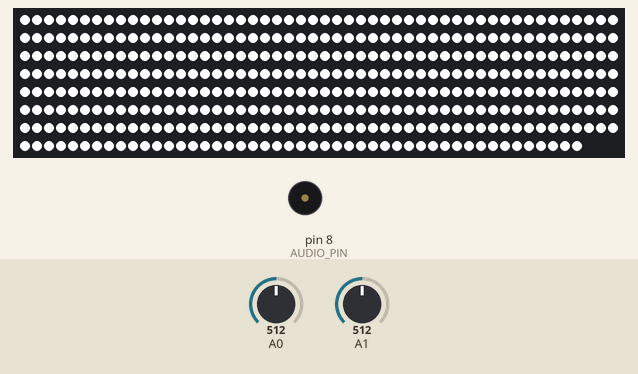
This program was run on a simulated Arduino Uno, built for the host (arithmetic inside an expression is 32-bit, double 64-bit). Parts: 397 RGB LEDs in strip order, left to right, continuing on the next row, buzzer (waves = sounding). Wiring (inferred from the names in the program): WS2812 LEDs: data pin 19. Inputs (shaded band) come from the test bench; at power-on: A0 = 512, A1 = 512. Random numbers use the default seed unless the program sets one.

Above: at 0.2 s.
Timing chart, 0 to 22.0 s (numbered marks = the images above):
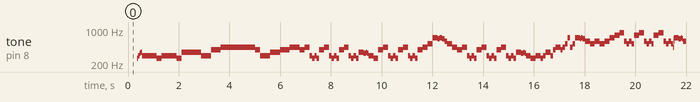

Measured:
- by itself, tone on pin 8 (AUDIO_PIN): plays 261 Hz for 0.05 s, 293 Hz for 0.05 s, 329 Hz for 0.05 s, 349 Hz for 0.05 s, 293 Hz for 0.58 s, 261 Hz for 0.19 s … (136 notes in this stretch)

The program:

main.cpp
```cpp
#include <Arduino.h>
#include <SPI.h>
#include <Wire.h>

#include "audio_engine.h"
#include "display.h"
#include "paddle.h"
#include "ball.h"
#include "score.h"

#define USE_TIMER_1 true
#include "TimerInterrupt.h"

uint8_t display_back_buffer[BACK_BUFFER_SIZE];

AudioEngine audio_engine;
Display display(display_back_buffer);

Paddle p1(4);
Paddle p2(SCREEN_WIDTH - 4 - PADDLE_WIDTH);
Ball ball;
Score score;

GameState game_state;

void audio_thread()
{
    audio_engine.tick();
}

void setup()
{
    display.begin();
    score.init(display);

    p1.init(A0, 0  , 1022);
    p2.init(A1, 125, 1022);

    game_state.p1 = &p1;
    game_state.p2 = &p2;
    game_state.score = &score;

    audio_engine.start();

    ITimer1.init();
    ITimer1.attachInterrupt(1000, audio_thread);
}

void loop()
{
    // Target 120Hz
    int const target_frametime_us = 8333;
    int frame_start_us = micros();

    p1.tick();
    p2.tick();
    ball.update(game_state, display);

    ball.draw(display);
    p1.draw(display);
    p2.draw(display);

    display.flush();

    int elapsed_us = micros() - frame_start_us;
    if (elapsed_us < target_frametime_us)
    {
        delayMicroseconds(target_frametime_us - elapsed_us);
    }
}
```

audio_engine.h
```cpp
#pragma once

#include <inttypes.h>

#define AUDIO_PIN 8

class AudioEngine
{
public:
    void start();
    void tick();

private:
    void play_tone(uint16_t frequency);

    uint16_t decompress_frequency(int note_index) const;
    uint16_t decompress_duration(int note_index) const;

    uint16_t decompress(const uint8_t* buffer, uint32_t bitIndex, uint8_t numBits) const;

    int _curr_note_index;
    long _curr_note_remaining;
    long _last_tick;
};
```

ball.h
```cpp
#include <inttypes.h>

#include "game_state.h"

class Display;
class Score;

class Ball
{
public:
    Ball();

    void update(GameState& game_state, Display& display);
    void draw(Display& display);

private:
    void init();

    float _x;
    float _y;
    float _speed_x;
    float _speed_y;

    uint8_t _x_old;
    uint8_t _y_old;
};
```

display.h
```cpp
#pragma once

#include <Arduino.h>

#define SCREEN_WIDTH    128
#define SCREEN_HEIGHT   64
#define YELLOW_HEIGHT   16
#define YELLOW_START    0
#define BLUE_HEIGHT     48
#define BLUE_START      16

#define OLED_RESET      -1
#define OLED_ADDR       0x3C

#define BACK_BUFFER_SIZE ((SCREEN_WIDTH * SCREEN_HEIGHT / 8) + 1)

class Display
{
public:
    Display(uint8_t* back_buffer);

    void begin();

    void flush();
    void clear();

    void print(uint8_t x, uint8_t y, const char* str);
    void print_char(uint8_t x, uint8_t y, char c);
    void write_pixel(uint8_t x, uint8_t y, bool high);
    void fill_rect(uint8_t x, uint8_t y, uint8_t width, uint8_t height, bool high);

private:
    void i2c_write(const uint8_t* data, int len);

    uint8_t* _full_buffer;
    uint8_t* _data_buffer;
};
```

display_cmds.h
```cpp
// Commands taken from the AdaFruit library
// https://github.com/adafruit/Adafruit_SSD1306/tree/master

#pragma once

#define CMD_START 0x00
#define CMD_MEMORYMODE 0x20
#define CMD_COLUMNADDR 0x21
#define CMD_PAGEADDR 0x22
#define CMD_SETCONTRAST 0x81
#define CMD_CHARGEPUMP 0x8D
#define CMD_SEGREMAP 0xA0
#define CMD_DISPLAYALLON_RESUME 0xA4
#define CMD_DISPLAYALLON 0xA5
#define CMD_NORMALDISPLAY 0xA6
#define CMD_INVERTDISPLAY 0xA7
#define CMD_SETMULTIPLEX 0xA8
#define CMD_DISPLAYOFF 0xAE
#define CMD_DISPLAYON 0xAF
#define CMD_COMSCANINC 0xC0
#define CMD_COMSCANDEC 0xC8
#define CMD_SETDISPLAYOFFSET 0xD3
#define CMD_SETDISPLAYCLOCKDIV 0xD5
#define CMD_SETPRECHARGE 0xD9
#define CMD_SETCOMPINS 0xDA
#define CMD_SETVCOMDETECT 0xDB

#define CMD_SETLOWCOLUMN 0x00
#define CMD_SETHIGHCOLUMN 0x10
#define CMD_SETSTARTLINE 0x40

#define CMD_EXTERNALVCC 0x01
#define CMD_SWITCHCAPVCC 0x02

#define CMD_RIGHT_HORIZONTAL_SCROLL 0x26
#define CMD_LEFT_HORIZONTAL_SCROLL 0x27
#define CMD_VERTICAL_AND_RIGHT_HORIZONTAL_SCROLL 0x29
#define CMD_VERTICAL_AND_LEFT_HORIZONTAL_SCROLL 0x2A
#define CMD_DEACTIVATE_SCROLL 0x2E
#define CMD_ACTIVATE_SCROLL 0x2F
#define CMD_SET_VERTICAL_SCROLL_AREA 0xA3
```

fast_i2c.h
```cpp
// Based off the following experiment
// https://github.com/bitbank2/oled_turbo

#pragma once

#include <inttypes.h>

#define I2CPORT PORTC
#define I2CDDR DDRC

// Pin or port numbers for SDA and SCL
#define BB_SDA 4
#define BB_SCL 5

namespace fast_i2c
{
    void begin(uint8_t addr);
    void end();
    void write(const uint8_t* data, int len);

    void byte_out(uint8_t byte);
}
```

game_state.h
```cpp
struct GameState
{
    class Paddle* p1;
    class Paddle* p2;
    class Score* score;
};
```

paddle.h
```cpp
#include <inttypes.h>

#define PADDLE_HEIGHT 13
#define PADDLE_WIDTH 3

#define STABILIZE_WINDOW 2
#define STABILIZE_LENGTH 5

class Display;

class Paddle
{
public:
    Paddle(int8_t x);

    void init(uint8_t pot_pin, uint16_t pot_min, uint16_t pot_max);

    void tick();
    void draw(Display& display);

    int8_t get_x() const { return _x; }
    int8_t get_y() const { return _y; }

private:
    void set_y(int8_t y);
    void move_y(int8_t y_delta);

    float _pot_mul;
    uint16_t _pot_min;
    uint8_t _pot_pin;
    uint8_t _stabilize_frames;

    int8_t _x;
    int8_t _y;
    int8_t _y_old;
};
```

score.h
```cpp
#include <inttypes.h>

class Display;

#define MAX_DIGITS 3
#define MAX_SCORE 999

class Score
{
public:
    void init(Display& display);

    void inc_p1(Display& display);
    void inc_p2(Display& display);

private:
    // Decomposes number into reverse stack of digits
    // i.e 15 --> [5, 1, 0]
    void get_digits_rv(uint16_t score_in, uint8_t digits_rv_out[MAX_DIGITS], uint8_t& num_out);
    void write_digits(Display& display, uint8_t start, uint8_t digits_rv[MAX_DIGITS], uint8_t num_digits);

    uint16_t _p1_score;
    uint16_t _p2_score;
};
```

utils.h
```cpp
#pragma once

#include <inttypes.h>

#define CONCAT_(prefix, suffix) prefix##suffix
#define CONCAT(prefix, suffix) CONCAT_(prefix, suffix)
#define UNIQUE_VAR(prefix) CONCAT(prefix##_, __LINE__)

namespace utils
{
    void divmod10(uint32_t in, uint32_t &div, uint8_t &mod) __attribute__((noinline));
}
```

audio_engine.cpp
```cpp
#include "audio_engine.h"

#include <Arduino.h>

// Include the codegen from ArduinoMIDI
#include "track_codegen.h"

void AudioEngine::start()
{
    _curr_note_index = 0;
    _curr_note_remaining = decompress_duration(0);

    const uint16_t frequency = decompress_frequency(0);
    play_tone(frequency);
}

void AudioEngine::tick()
{
    long const timeNow = millis();
    long const elapsedTime = timeNow - _last_tick;
    _curr_note_remaining -= elapsedTime;

    // Keep advacing to next note if current one is done
    if (_curr_note_remaining <= 0)
    {
        _curr_note_index++;
        if (_curr_note_index >= NUM_NOTES)
        {
            _curr_note_index = 0;
        }

        _curr_note_remaining += decompress_duration(_curr_note_index);
        const uint16_t frequency = decompress_frequency(_curr_note_index);
        play_tone(frequency);
    }

    _last_tick = timeNow;
}

void AudioEngine::play_tone(uint16_t frequency)
{
    if (frequency == 0)
    {
        noTone(AUDIO_PIN);
        digitalWrite(AUDIO_PIN, LOW);
    }
    else
    {
        tone(AUDIO_PIN, frequency);
    }
}

uint16_t AudioEngine::decompress_frequency(int note_index) const
{
    const uint32_t bitIndex = note_index * BITS_PER_SEMITONE;
    const uint32_t semitoneIndex = decompress(compressedSemitones, bitIndex, BITS_PER_SEMITONE);

    return pgm_read_word(semitoneFrequencyTable + semitoneIndex);
}

uint16_t AudioEngine::decompress_duration(int note_index) const
{
    const uint32_t bitIndex = note_index * BITS_PER_DURATION;
    const uint32_t durationIndex = decompress(compressedDurations, bitIndex, BITS_PER_DURATION);

    return pgm_read_word(durationMsTable + durationIndex);
}

uint16_t AudioEngine::decompress(const uint8_t* buffer, uint32_t bitIndex, uint8_t numBits) const
{
    uint16_t result = 0;
    uint8_t writeBit = 0;

    uint8_t remainingBits = numBits;
    uint32_t bitReadHead = bitIndex;

    while (remainingBits > 0)
    {
        uint32_t const byteToRead = bitReadHead >> 3; //  x / 8
        uint8_t const readBit = bitReadHead & 0b111; // x % 8;
        uint8_t const bitsToRead = min(8 - readBit, remainingBits);

        uint32_t const readMask = (1 << bitsToRead) - 1; // 2 ^ x - 1;
        uint32_t const fullByte = pgm_read_byte(buffer + byteToRead);
        uint32_t const extractedVal = ((fullByte >> readBit) & readMask);

        result |= (extractedVal << writeBit);

        writeBit += bitsToRead;
        remainingBits -= bitsToRead;
        bitReadHead += bitsToRead;
    }

    return result;
}
```

ball.cpp
```cpp
#include "ball.h"

#include "display.h"
#include "paddle.h"
#include "score.h"

#define BALL_WIDTH 2
#define BALL_SPEED_X 1.5f
#define BALL_SPEED_Y_MAX 1.5f
#define BALL_SPEED_INIT 0.75f

#define BALL_END_X (SCREEN_WIDTH - BALL_WIDTH)
#define BALL_END_Y (BLUE_HEIGHT - BALL_WIDTH)

#define INITIAL_X (SCREEN_WIDTH / 2 - BALL_WIDTH / 2)
#define INITIAL_y (BLUE_HEIGHT / 2 - BALL_WIDTH / 2)

Ball::Ball()
{
    init();

    _x_old = static_cast<uint8_t>(_x);
    _y_old = static_cast<uint8_t>(_y);
}

void Ball::update(GameState& game_state, Display& display)
{
    uint8_t const p1_x = game_state.p1->get_x();
    uint8_t const p1_y = game_state.p1->get_y();
    uint8_t const p2_x = game_state.p2->get_x();
    uint8_t const p2_y = game_state.p2->get_y();

    _x += _speed_x;
    _y += _speed_y;

    int8_t const x_quant = static_cast<uint8_t>(_x);
    int8_t const y_quant = static_cast<uint8_t>(_y);

    // Left wall
    if (x_quant < 0)
    {
        init();
        game_state.score->inc_p2(display);
    }
    // Left paddle
    else if (
        x_quant <= (p1_x + PADDLE_WIDTH) &&
        y_quant >= (p1_y) &&
        y_quant <= (p1_y + PADDLE_HEIGHT)
    )
    {
        _x = p1_x + PADDLE_WIDTH;
        _speed_x = BALL_SPEED_X;

        const float delta_y = (y_quant - p1_y) - PADDLE_HEIGHT / 2;
        _speed_y = delta_y * BALL_SPEED_Y_MAX / (PADDLE_HEIGHT / 2);
    }

    // Right wall
    if (x_quant > BALL_END_X)
    {
        init();
        game_state.score->inc_p1(display);
    }
    // Right paddle
    else if (
        x_quant >= (p2_x) &&
        y_quant >= (p2_y) &&
        y_quant <= (p2_y + PADDLE_HEIGHT)
    )
    {
        _x = p2_x - 1;
        _speed_x = -BALL_SPEED_X;

        const float delta_y = (y_quant - p2_y) - PADDLE_HEIGHT / 2;
        _speed_y = delta_y * BALL_SPEED_Y_MAX / (PADDLE_HEIGHT / 2);
    }

    // Top wall
    if (y_quant < 0)
    {
        _y = 0;
        _speed_y *= - 1;
    }

    // Bottom wall
    if (y_quant > BALL_END_Y)
    {
        _y = BALL_END_Y;
        _speed_y *= - 1;
    }
}

void Ball::draw(Display& display)
{
    uint8_t const x_quant = static_cast<uint8_t>(_x);
    uint8_t const y_quant = static_cast<uint8_t>(_y);

    display.fill_rect(_x_old, BLUE_START + _y_old, BALL_WIDTH, BALL_WIDTH, false);
    display.fill_rect(x_quant, BLUE_START + y_quant, BALL_WIDTH, BALL_WIDTH, true);

    _x_old = x_quant;
    _y_old = y_quant;
}

void Ball::init()
{
    _x = INITIAL_X;
    _y = INITIAL_y;

    _speed_x = BALL_SPEED_INIT * (random(0, 2) * 2 - 1);
    _speed_y = random(-128, 129) / 128.0f * BALL_SPEED_INIT;
}
```

display.cpp
```cpp
#include "display.h"

#include "utils.h"
#include "display_cmds.h"
#include "display_font.h"
#include "fast_i2c.h"

#define WRITE_CMD_LIST(...) \
    uint8_t UNIQUE_VAR(cmd_list)[] = {CMD_START, __VA_ARGS__}; \
    i2c_write(UNIQUE_VAR(cmd_list), sizeof(UNIQUE_VAR(cmd_list)));

Display::Display(uint8_t* back_buffer)
    : _full_buffer(back_buffer)
    , _data_buffer(back_buffer + 1)
{
    // First byte of backbuffer should always be the data command
    _full_buffer[0] = CMD_SETSTARTLINE;

    clear();
}

void Display::begin()
{
    I2CDDR &= ~(1 << BB_SDA);
    I2CDDR &= ~(1 << BB_SCL); // let them float high
    I2CPORT |= (1 << BB_SDA); // set both lines to get pulled up
    I2CPORT |= (1 << BB_SCL);

    WRITE_CMD_LIST(
        CMD_DISPLAYOFF,
        CMD_SETMULTIPLEX,
        0x3F,
        CMD_SETDISPLAYOFFSET,
        CMD_START,
        CMD_SETSTARTLINE, 0xA1,
        CMD_COMSCANDEC,
        CMD_SETCOMPINS, 0x12,
        CMD_SETCONTRAST, 0xFF,
        CMD_DISPLAYALLON_RESUME,
        CMD_NORMALDISPLAY,
        CMD_SETDISPLAYCLOCKDIV, 0x80,
        CMD_CHARGEPUMP, 0x14,
        CMD_DISPLAYON,
        CMD_MEMORYMODE,
        0x00 // Horizontal
    );

    flush();
}

void Display::flush()
{
    WRITE_CMD_LIST(
        CMD_PAGEADDR,
        0,                      // Page start address
        0xFF,                   // Page end (not really, but works here)
        CMD_COLUMNADDR, 0
    );

    WRITE_CMD_LIST(SCREEN_WIDTH - 1); // Column end address

    i2c_write(_full_buffer, BACK_BUFFER_SIZE);
}

void Display::clear()
{
    memset(_data_buffer, 0, BACK_BUFFER_SIZE - 1);
}

void Display::print(uint8_t x, uint8_t y, const char* str)
{
    while (*str != 0)
    {
        print_char(x, y, *str++);
        x += 8;
    }
}

void Display::print_char(uint8_t x, uint8_t y, char c)
{
    uint16_t const font_offset = c * 8;
    uint16_t const data_offset = (y >> 3) * SCREEN_WIDTH + x;
    memcpy_P(_data_buffer + data_offset, font8x8 + font_offset, 8);
}

void Display::write_pixel(uint8_t x, uint8_t y, bool high)
{
    // Each byte corresponds to an 8px tall column
    uint16_t const byteIndex = (y >> 3) * SCREEN_WIDTH + x;
    uint16_t const bitIndex = y & 0b111;

    if (high)
    {
        _data_buffer[byteIndex] |= (1 << bitIndex);
    }
    else
    {
        _data_buffer[byteIndex] &= ~(1 << bitIndex);
    }
}

void Display::fill_rect(uint8_t x, uint8_t y, uint8_t width, uint8_t height, bool high)
{
    // TODO: optimize
    for (uint8_t i = 0; i < width; ++i)
    {
        for (uint8_t j = 0; j < height; ++j)
        {
            write_pixel(x + i, y + j, high);
        }
    }
}

void Display::i2c_write(const uint8_t* data, int len)
{
    fast_i2c::begin(OLED_ADDR);
    fast_i2c::write(data, len);
    fast_i2c::end();
}
```

fast_i2c.cpp
```cpp
// Based off the following experiment
// https://github.com/bitbank2/oled_turbo

#include "fast_i2c.h"
#include <Arduino.h>

#define I2C_CLK_LOW() I2CPORT &= ~(1 << BB_SCL) //compiles to cbi instruction taking 2 clock cycles, extending the clock pulse

namespace fast_i2c
{
    void begin(uint8_t addr)
    {
        I2CPORT |= ((1 << BB_SDA) + (1 << BB_SCL));
        I2CDDR |= ((1 << BB_SDA) + (1 << BB_SCL));
        I2CPORT &= ~(1 << BB_SDA); // data line low first
        I2CPORT &= ~(1 << BB_SCL); // then clock line low is a START signal
        byte_out(addr << 1); // send the slave address
    }

    void end()
    {
        I2CPORT &= ~(1 << BB_SDA);
        I2CPORT |= (1 << BB_SCL);
        I2CPORT |= (1 << BB_SDA);
        I2CDDR &= ~((1 << BB_SDA) | (1 << BB_SCL)); // let the lines float (tri-state)
    }

    void write(const uint8_t* data, int len)
    {
        uint8_t byteOld = I2CPORT & ~((1 << BB_SDA) | (1 << BB_SCL));

        while (len--)
        {
            uint8_t byteCurr = *data++;
            if (byteCurr == 0 || byteCurr == 0xFF) // special case can save time
            {
                byteOld &= ~(1 << BB_SDA);
                if (byteCurr & 0x80)
                {
                    byteOld |= (1 << BB_SDA);
                }

                I2CPORT = byteOld;
                for (uint8_t bitIndex = 0; bitIndex < 8; bitIndex++)
                {
                    I2CPORT |= (1 << BB_SCL); // just toggle SCL, SDA stays the same
                    I2C_CLK_LOW();
                }
            }
            else // normal byte needs every bit tested
            {
                for (uint8_t bitIndex = 0; bitIndex < 8; bitIndex++)
                {
                    byteOld &= ~(1 << BB_SDA);
                    if (byteCurr & 0x80)
                    {
                        byteOld |= (1 << BB_SDA);
                    }

                    I2CPORT = byteOld;
                    I2CPORT |= (1 << BB_SCL);
                    I2C_CLK_LOW();
                    byteCurr <<= 1;
                }
            }

            // ACK bit seems to need to be set to 0, but SDA line doesn't need to be tri-state
            I2CPORT &= ~(1 << BB_SDA);
            I2CPORT |= (1 << BB_SCL); // toggle clock
            I2CPORT &= ~(1 << BB_SCL);
        }
    }

    void byte_out(uint8_t byte)
    {
        uint8_t byteOld = I2CPORT & ~((1 << BB_SDA) | (1 << BB_SCL));
        for (uint8_t bitIndex = 0; bitIndex < 8; bitIndex++)
        {
            byteOld &= ~(1 << BB_SDA);
            if (byte & 0x80)
            {
                byteOld |= (1 << BB_SDA);
            }

            I2CPORT = byteOld;
            I2CPORT |= (1 << BB_SCL);
            I2C_CLK_LOW();
            byte <<= 1;
        }

        // ack bit
        I2CPORT = byteOld & ~(1 << BB_SDA); // set data low
        I2CPORT |= (1 << BB_SCL); // toggle clock
        I2C_CLK_LOW();
    }
}
```

paddle.cpp
```cpp
#include "paddle.h"

#include "display.h"

Paddle::Paddle(int8_t x)
    : _stabilize_frames(0)
    , _x(x)
    , _y(BLUE_HEIGHT / 2)
{ }

void Paddle::init(uint8_t pot_pin, uint16_t pot_min, uint16_t pot_max)
{
    _pot_pin = pot_pin;
    _pot_min = pot_min;
    _pot_mul = 1.0f / (pot_max - pot_min);

    pinMode(_pot_pin, INPUT);
}

void Paddle::tick()
{
    float const rawIn = analogRead(_pot_pin);
    float const inNorm = (rawIn - _pot_min) * _pot_mul;
    int8_t const mappedIn = static_cast<int8_t>(inNorm * (BLUE_HEIGHT - PADDLE_HEIGHT));

    set_y(mappedIn);
}

void Paddle::set_y(int8_t y)
{
    int8_t new_y = min(y, BLUE_HEIGHT - PADDLE_HEIGHT);
    new_y = max(new_y, 0);

    // If the new value is sufficiently different, apply immediately
    // otherwise wait until we've been at the new value for some amount of time
    // this helps to filter out wobble from electrical noise
    if (abs(new_y - _y) > STABILIZE_WINDOW)
    {
        _y = new_y;
        _stabilize_frames = 0;
    }
    else if (new_y == _y)
    {
        _stabilize_frames = 0;
    }
    else
    {
        if (++_stabilize_frames >= STABILIZE_LENGTH)
        {
            _y = new_y;
            _stabilize_frames = 0;
        }
    }
}

void Paddle::move_y(int8_t y_delta)
{
    set_y(_y + y_delta);
}

void Paddle::draw(Display& display)
{
    display.fill_rect(_x, BLUE_START + _y_old, PADDLE_WIDTH, PADDLE_HEIGHT, false);
    display.fill_rect(_x, BLUE_START + _y, PADDLE_WIDTH, PADDLE_HEIGHT, true);

    _y_old = _y;
}
```

Source omitted: track_codegen.h (32354 bytes), display_font.h (data table, 6558 bytes), score.cpp (1855 bytes), utils.cpp (4217 bytes)
